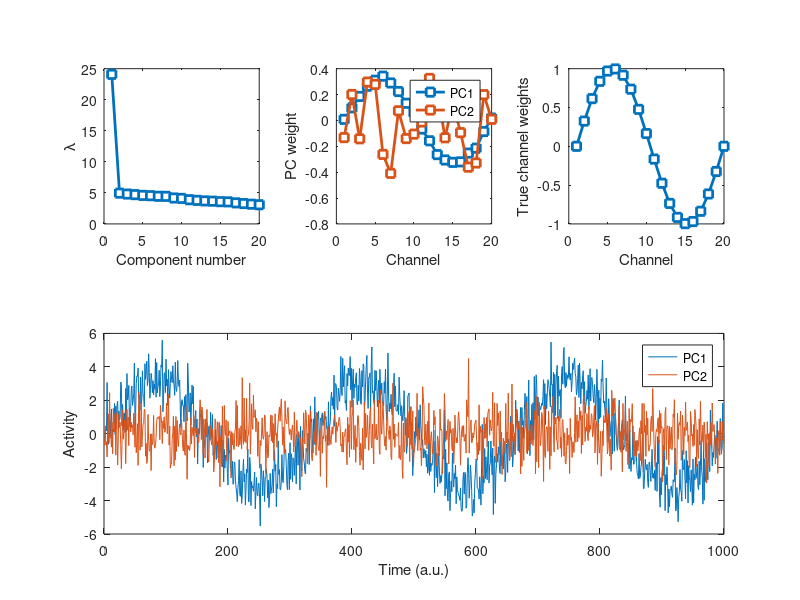

This chart was generated by the following MATLAB code:
%%
%     COURSE: PCA and multivariate neural signal processing
%    SECTION: Dimension reduction with principal components analysis
%      VIDEO: How to perform a principal components analysis
% Instructor: sincxpress.com
%
%%

% a clear MATLAB workspace is a clear mental workspace
close all; clear, clc


%% simulate data with covariance structure

% simulation parameters
N = 1000;     % time points
M =   20;     % channels
nTrials = 50; % number of trials

% time vector (radian units)
t = linspace(0,6*pi,N);


% relationship across channels (imposing covariance)
chanrel = sin(linspace(0,2*pi,M))';

data = bsxfun(@times,repmat( sin(t),M,1 ),chanrel) + randn(M,N);



% step 1: mean-center and compute covariance matrix
data = bsxfun(@minus,data,mean(data,2));
covmat = data*data'/(N-1);


% step 2: eigendecomposition
[evecs,evals] = eig( covmat );


% step 3: sort vectors by values
[evals,soidx] = sort( diag(evals),'descend' );
evecs = evecs(:,soidx);


% step 4: compute component time series
r = 2; % two components
comp_time_series = evecs(:,1:r)'*data;


% step 5: convert eigenvalues to percent change
evals = 100*evals./sum(evals);


% step 6: visualize and interpret the results
figure(1), clf

% eigenvalues
subplot(231)
plot(evals,'s-','linew',2,'markerfacecolor','w')
axis square
xlabel('Component number'), ylabel('\lambda')

% eigenvectors
subplot(232)
plot(evecs(:,1:2),'s-','linew',2,'markerfacecolor','w')
axis square
xlabel('Channel'), ylabel('PC weight')
legend({'PC1';'PC2'})

% original channel modulator
subplot(233)
plot(chanrel,'s-','linew',2,'markerfacecolor','w')
axis square
xlabel('Channel'), ylabel('True channel weights')

% component time series
subplot(212)
plot(1:N,comp_time_series)
xlabel('Time (a.u.)'), ylabel('Activity')
legend({'PC1';'PC2'})

%%
